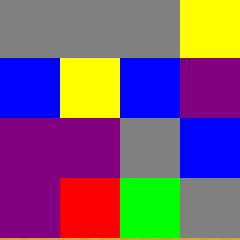
#> input picture data/gymfdt_2.jpg, 120 x 120 px (shown 2 times larger)
$ python imgarr.py   (Python 2 division)
#> lines starting #> are read from the running program, lines starting #| are printed output that depends on the picture
"""
"""

import numpy as np

from PIL import Image

import skimage as skimage
from skimage import transform, color, exposure
from skimage.transform import rotate
from skimage.viewer import ImageViewer

import matplotlib.pyplot as plt


# #### #### #
# use Image

def im_open(fp, mode='r'):
#> called with fp = '../data/gymfdt_2.jpg', mode = 'r'
    im = Image.open(fp, mode=mode)
#> im is the input picture: PIL image 120x120 RGB; mean R, G, B 120.2, 87.9, 119.1
    return im

def im_resize(im, *args, **kwargs):
    im = im.resize(*args, **kwargs)
    return im

# [50 lines left out: functions im_convert, im_test_1, im_test_2, not called in this run]


# #### #### #
# use skimage


def ski_cl_rgb2gray(*args, **kwargs):
    """
    Y = 0.2125 R + 0.7154 G + 0.0721 B
    """
    orr = skimage.color.rgb2gray(*args, **kwargs)
    return orr


def ski_tr_resize(*args, **kwargs):
    orr = skimage.transform.resize(*args, **kwargs)
    return orr


def im_test_2_2():  # -o-
    im = im_open('../data/gymfdt_2.jpg')

    #im = im.resize((80, 80)).convert('L')

    irr = np.array(im)
    print irr.shape
#| (120, 120, 3)

    #irr = ski_cl_rgb2gray(irr)
    irr = ski_tr_resize(irr, (80, 80))
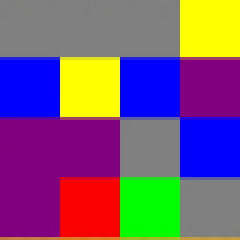
#> irr: shape (80, 80, 3) float64 (shown 3 times larger); mean R, G, B 0.472, 0.345, 0.467
    print irr.shape
#| (80, 80, 3)
    irr = ski_cl_rgb2gray(irr)
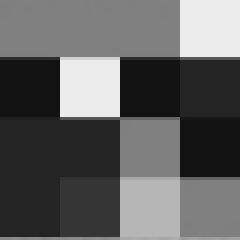
#> irr: shape (80, 80) float64 (shown 3 times larger); min 0.0717, max 0.928, mean 0.38
    print irr.shape
#| (80, 80)

    #rrr = np.repeat(irr, 3, axis=0)
    iro = irr.reshape(1, irr.shape[0], irr.shape[1])
    print iro.shape
#| (1, 80, 80)
    rrr = np.repeat(iro, 3, axis=0)
    print rrr.shape
#| (3, 80, 80)
    rrri = np.swapaxes(np.swapaxes(rrr, 0, 1), 1, 2)
    print rrri.shape
#| (80, 80, 3)

    '''
    (120, 120, 3)
    (80, 80, 3)
    (80, 80)
    (1, 80, 80)
    (3, 80, 80)
    (80, 80, 3)
    '''

    #plt.imshow(im)
    #plt.imshow(irr)
    plt.imshow(rrri)
    plt.show()


if __name__ == '__main__':
    #im_test_1()
    #im_test_2()

    im_test_2_2()
